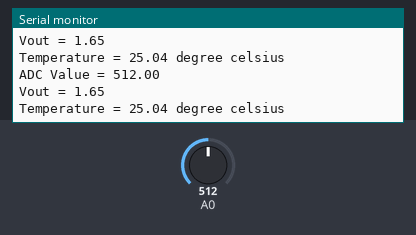
The sketch below on a simulated Arduino Uno, built with avr-gcc and run on an emulated ATmega328P. Shown: the last lines printed to the serial monitor. The test bench sets the inputs (shaded band); at power-on: A0 = 512.

Above: at 1.3 s.
1.4 s: A0 set to 716
At 1.82 s:
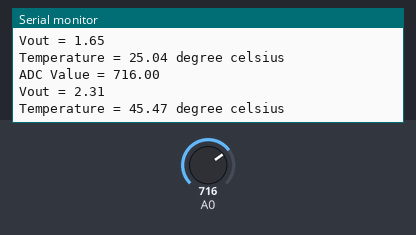
2.9 s: A0 set to 900
At 3.32 s:
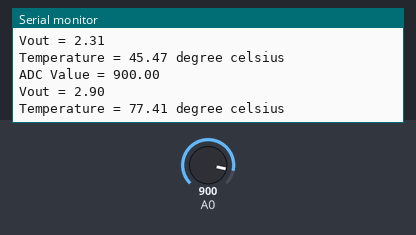
Timing chart, 0 to 5.9 s (numbered marks = the images above; inputs shaded):
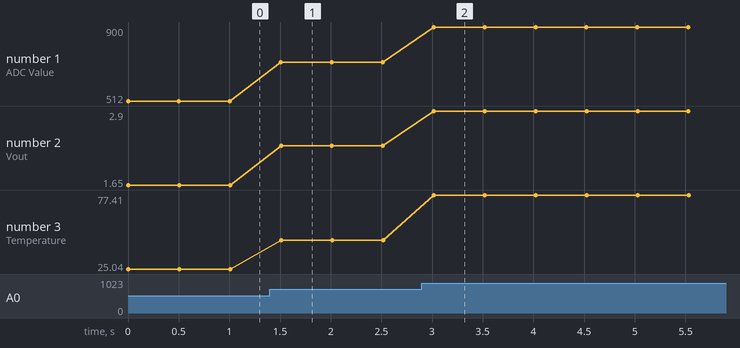

Measured:
- after the input at 1.4 s, the serial monitor: prints a new line after 0.11 s (image 1)
- after the input at 2.9 s, the serial monitor: prints a new line after 0.12 s (image 2)
- plotted number 1: 512 → 716 after the input at 1.4 s, 716 → 900 after the input at 2.9 s
- plotted number 2: 1.65 → 2.31 after the input at 1.4 s, 2.31 → 2.9 after the input at 2.9 s
- plotted number 3: 25.04 → 45.47 after the input at 1.4 s, 45.47 → 77.41 after the input at 2.9 s

The sketch:

Temp.ino
```cpp
const double VCC = 3.3;             // NodeMCU on board 3.3v vcc
const double R2 = 10000;            // 10k ohm series resistor
const double adc_resolution = 1023; // 10-bit adc

const double A = 0.001129148;   // thermistor equation parameters
const double B = 0.000234125;
const double C = 0.0000000876741;

void setup() {
  Serial.begin(115200);  /* Define baud rate for serial communication */
}

void loop() {
   double Vout, Rth, temperature, adc_value;

  adc_value = analogRead(A0);
  Serial.print("ADC Value = ");
  Serial.println(adc_value);
  Vout = (adc_value * VCC) / adc_resolution;
  Serial.print("Vout = ");
  Serial.println(Vout);
  Rth = (VCC * R2 / Vout) - R2;

/*  Steinhart-Hart Thermistor Equation:
 *  Temperature in Kelvin = 1 / (A + B[ln(R)] + C[ln(R)]^3)
 *  where A = 0.001129148, B = 0.000234125 and C = 8.76741*10^-8  */
  temperature = ( 1 / (A + (B * log(Rth)) + (C * pow((log(Rth)),3))));   // Temperature in kelvin

  temperature = temperature - 273.15;  // Temperature in degree celsius
  Serial.print("Temperature = ");
  Serial.print(temperature);
  Serial.println(" degree celsius");
  delay(500);
}
```
